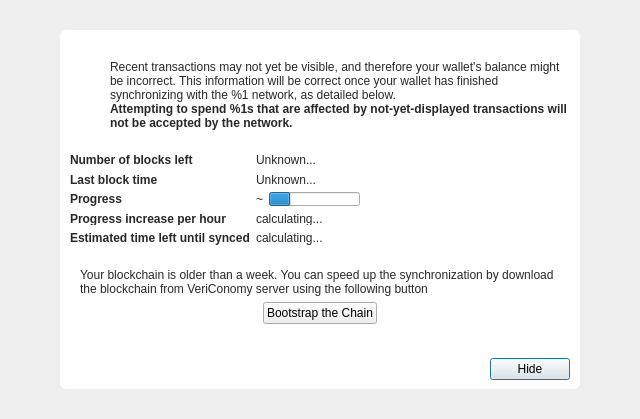
<?xml version="1.0" encoding="UTF-8"?>
<ui version="4.0">
 <class>ModalOverlay</class>
 <widget class="QWidget" name="ModalOverlay">
  <property name="geometry">
   <rect>
    <x>0</x>
    <y>0</y>
    <width>640</width>
    <height>419</height>
   </rect>
  </property>
  <property name="windowTitle">
   <string>Form</string>
  </property>
  <layout class="QVBoxLayout" name="verticalLayout" stretch="0">
   <property name="sizeConstraint">
    <enum>QLayout::SetDefaultConstraint</enum>
   </property>
   <property name="leftMargin">
    <number>0</number>
   </property>
   <property name="topMargin">
    <number>0</number>
   </property>
   <property name="rightMargin">
    <number>0</number>
   </property>
   <property name="bottomMargin">
    <number>0</number>
   </property>
   <item>
    <widget class="QWidget" name="bgWidget" native="true">
     <layout class="QVBoxLayout" name="verticalLayoutMain" stretch="1">
      <property name="leftMargin">
       <number>60</number>
      </property>
      <property name="topMargin">
       <number>30</number>
      </property>
      <property name="rightMargin">
       <number>60</number>
      </property>
      <property name="bottomMargin">
       <number>30</number>
      </property>
      <item>
       <widget class="QWidget" name="contentWidget" native="true">
        <property name="styleSheet">
         <string notr="true">#contentWidget { background: rgba(255,255,255,240); border-radius: 6px; }

QLabel { color: rgb(40,40,40);  }</string>
        </property>
        <layout class="QVBoxLayout" name="verticalLayoutSub" stretch="1,0,0,0,0">
         <property name="spacing">
          <number>0</number>
         </property>
         <property name="leftMargin">
          <number>10</number>
         </property>
         <property name="topMargin">
          <number>10</number>
         </property>
         <property name="rightMargin">
          <number>10</number>
         </property>
         <property name="bottomMargin">
          <number>10</number>
         </property>
         <item>
          <layout class="QHBoxLayout" name="horizontalLayoutIconText" stretch="0,1">
           <property name="topMargin">
            <number>20</number>
           </property>
           <item>
            <layout class="QVBoxLayout" name="verticalLayoutIcon">
             <property name="leftMargin">
              <number>0</number>
             </property>
             <item>
              <widget class="QPushButton" name="warningIcon">
               <property name="enabled">
                <bool>false</bool>
               </property>
               <property name="text">
                <string/>
               </property>
               <property name="icon">
                <iconset resource="../vericonomy.qrc">
                 <normaloff>:/icons/warning</normaloff>
                 <disabledoff>:/icons/warning</disabledoff>:/icons/warning</iconset>
               </property>
               <property name="iconSize">
                <size>
                 <width>48</width>
                 <height>48</height>
                </size>
               </property>
               <property name="flat">
                <bool>true</bool>
               </property>
              </widget>
             </item>
             <item>
              <spacer name="verticalSpacerWarningIcon">
               <property name="orientation">
                <enum>Qt::Vertical</enum>
               </property>
               <property name="sizeHint" stdset="0">
                <size>
                 <width>20</width>
                 <height>40</height>
                </size>
               </property>
              </spacer>
             </item>
            </layout>
           </item>
           <item>
            <layout class="QVBoxLayout" name="verticalLayoutInfoText">
             <property name="leftMargin">
              <number>0</number>
             </property>
             <property name="topMargin">
              <number>0</number>
             </property>
             <item>
              <widget class="QLabel" name="infoText">
               <property name="text">
                <string>Recent transactions may not yet be visible, and therefore your wallet's balance might be incorrect. This information will be correct once your wallet has finished synchronizing with the %1 network, as detailed below.</string>
               </property>
               <property name="textFormat">
                <enum>Qt::RichText</enum>
               </property>
               <property name="wordWrap">
                <bool>true</bool>
               </property>
              </widget>
             </item>
             <item>
              <widget class="QLabel" name="infoTextStrong">
               <property name="font">
                <font>
                 <weight>75</weight>
                 <bold>true</bold>
                </font>
               </property>
               <property name="text">
                <string>Attempting to spend %1s that are affected by not-yet-displayed transactions will not be accepted by the network.</string>
               </property>
               <property name="textFormat">
                <enum>Qt::RichText</enum>
               </property>
               <property name="wordWrap">
                <bool>true</bool>
               </property>
              </widget>
             </item>
             <item>
              <spacer name="verticalSpacerInTextSpace">
               <property name="orientation">
                <enum>Qt::Vertical</enum>
               </property>
               <property name="sizeHint" stdset="0">
                <size>
                 <width>20</width>
                 <height>40</height>
                </size>
               </property>
              </spacer>
             </item>
            </layout>
           </item>
          </layout>
         </item>
         <item>
          <spacer name="verticalSpacerAfterText">
           <property name="orientation">
            <enum>Qt::Vertical</enum>
           </property>
           <property name="sizeHint" stdset="0">
            <size>
             <width>20</width>
             <height>40</height>
            </size>
           </property>
          </spacer>
         </item>
         <item>
          <layout class="QFormLayout" name="formLayout">
           <property name="fieldGrowthPolicy">
            <enum>QFormLayout::FieldsStayAtSizeHint</enum>
           </property>
           <property name="horizontalSpacing">
            <number>6</number>
           </property>
           <property name="verticalSpacing">
            <number>6</number>
           </property>
           <property name="topMargin">
            <number>10</number>
           </property>
           <item row="0" column="0">
            <widget class="QLabel" name="labelNumberOfBlocksLeft">
             <property name="font">
              <font>
               <weight>75</weight>
               <bold>true</bold>
              </font>
             </property>
             <property name="text">
              <string>Number of blocks left</string>
             </property>
            </widget>
           </item>
           <item row="0" column="1">
            <widget class="QLabel" name="numberOfBlocksLeft">
             <property name="text">
              <string>Unknown...</string>
             </property>
            </widget>
           </item>
           <item row="1" column="0">
            <widget class="QLabel" name="labelLastBlockTime">
             <property name="font">
              <font>
               <weight>75</weight>
               <bold>true</bold>
              </font>
             </property>
             <property name="text">
              <string>Last block time</string>
             </property>
            </widget>
           </item>
           <item row="1" column="1">
            <widget class="QLabel" name="newestBlockDate">
             <property name="sizePolicy">
              <sizepolicy hsizetype="Maximum" vsizetype="Preferred">
               <horstretch>0</horstretch>
               <verstretch>0</verstretch>
              </sizepolicy>
             </property>
             <property name="text">
              <string>Unknown...</string>
             </property>
            </widget>
           </item>
           <item row="2" column="0">
            <widget class="QLabel" name="labelSyncDone">
             <property name="font">
              <font>
               <weight>75</weight>
               <bold>true</bold>
              </font>
             </property>
             <property name="text">
              <string>Progress</string>
             </property>
            </widget>
           </item>
           <item row="2" column="1">
            <layout class="QHBoxLayout" name="horizontalLayoutSync" stretch="0,1">
             <item>
              <widget class="QLabel" name="percentageProgress">
               <property name="text">
                <string notr="true">~</string>
               </property>
              </widget>
             </item>
             <item>
              <widget class="QProgressBar" name="progressBar">
               <property name="value">
                <number>24</number>
               </property>
               <property name="format">
                <string/>
               </property>
              </widget>
             </item>
            </layout>
           </item>
           <item row="4" column="0">
            <widget class="QLabel" name="labelProgressIncrease">
             <property name="font">
              <font>
               <weight>75</weight>
               <bold>true</bold>
              </font>
             </property>
             <property name="text">
              <string>Progress increase per hour</string>
             </property>
            </widget>
           </item>
           <item row="4" column="1">
            <widget class="QLabel" name="progressIncreasePerH">
             <property name="text">
              <string>calculating...</string>
             </property>
            </widget>
           </item>
           <item row="5" column="0">
            <widget class="QLabel" name="labelEstimatedTimeLeft">
             <property name="font">
              <font>
               <weight>75</weight>
               <bold>true</bold>
              </font>
             </property>
             <property name="text">
              <string>Estimated time left until synced</string>
             </property>
            </widget>
           </item>
           <item row="5" column="1">
            <widget class="QLabel" name="expectedTimeLeft">
             <property name="text">
              <string>calculating...</string>
             </property>
            </widget>
           </item>
          </layout>
         </item>
         <item>
          <layout class="QHBoxLayout" name="horizontalLayoutButtons">
           <property name="spacing">
            <number>0</number>
           </property>
           <property name="leftMargin">
            <number>0</number>
           </property>
           <property name="topMargin">
            <number>0</number>
           </property>
           <property name="rightMargin">
            <number>0</number>
           </property>
           <item>
            <widget class="QWidget" name="bootstrapModal" native="true">
             <property name="enabled">
              <bool>true</bool>
             </property>
             <layout class="QVBoxLayout" name="verticalLayout_3">
              <property name="leftMargin">
               <number>10</number>
              </property>
              <property name="topMargin">
               <number>10</number>
              </property>
              <property name="rightMargin">
               <number>10</number>
              </property>
              <property name="bottomMargin">
               <number>10</number>
              </property>
              <item>
               <spacer name="verticalSpacer">
                <property name="orientation">
                 <enum>Qt::Vertical</enum>
                </property>
                <property name="sizeHint" stdset="0">
                 <size>
                  <width>20</width>
                  <height>40</height>
                 </size>
                </property>
               </spacer>
              </item>
              <item>
               <widget class="QLabel" name="label">
                <property name="text">
                 <string>Your blockchain is older than a week. You can speed up the synchronization by download the blockchain from VeriConomy server using the following button</string>
                </property>
                <property name="scaledContents">
                 <bool>true</bool>
                </property>
                <property name="wordWrap">
                 <bool>true</bool>
                </property>
               </widget>
              </item>
              <item>
               <layout class="QHBoxLayout" name="horizontalLayout_3">
                <item>
                 <spacer name="horizontalSpacer">
                  <property name="orientation">
                   <enum>Qt::Horizontal</enum>
                  </property>
                  <property name="sizeHint" stdset="0">
                   <size>
                    <width>40</width>
                    <height>20</height>
                   </size>
                  </property>
                 </spacer>
                </item>
                <item>
                 <widget class="QPushButton" name="bootstrapButton">
                  <property name="enabled">
                   <bool>true</bool>
                  </property>
                  <property name="text">
                   <string>Bootstrap the Chain</string>
                  </property>
                 </widget>
                </item>
                <item>
                 <spacer name="horizontalSpacer_3">
                  <property name="orientation">
                   <enum>Qt::Horizontal</enum>
                  </property>
                  <property name="sizeHint" stdset="0">
                   <size>
                    <width>40</width>
                    <height>20</height>
                   </size>
                  </property>
                 </spacer>
                </item>
               </layout>
              </item>
              <item>
               <spacer name="verticalSpacer_2">
                <property name="orientation">
                 <enum>Qt::Vertical</enum>
                </property>
                <property name="sizeHint" stdset="0">
                 <size>
                  <width>20</width>
                  <height>40</height>
                 </size>
                </property>
               </spacer>
              </item>
             </layout>
            </widget>
           </item>
          </layout>
         </item>
         <item>
          <layout class="QHBoxLayout" name="horizontalLayoutButtons1">
           <property name="leftMargin">
            <number>10</number>
           </property>
           <property name="topMargin">
            <number>10</number>
           </property>
           <item>
            <spacer name="horizontalSpacer1">
             <property name="orientation">
              <enum>Qt::Horizontal</enum>
             </property>
             <property name="sizeHint" stdset="0">
              <size>
               <width>40</width>
               <height>20</height>
              </size>
             </property>
            </spacer>
           </item>
           <item>
            <widget class="QPushButton" name="closeButton">
             <property name="text">
              <string>Hide</string>
             </property>
             <property name="shortcut">
              <string>Esc</string>
             </property>
             <property name="focusPolicy">
              <enum>Qt::StrongFocus</enum>
             </property>
             <property name="default">
              <bool>true</bool>
             </property>
            </widget>
           </item>
          </layout>
         </item>
        </layout>
       </widget>
      </item>
     </layout>
    </widget>
   </item>
  </layout>
 </widget>
 <resources/>
 <connections/>
</ui>
